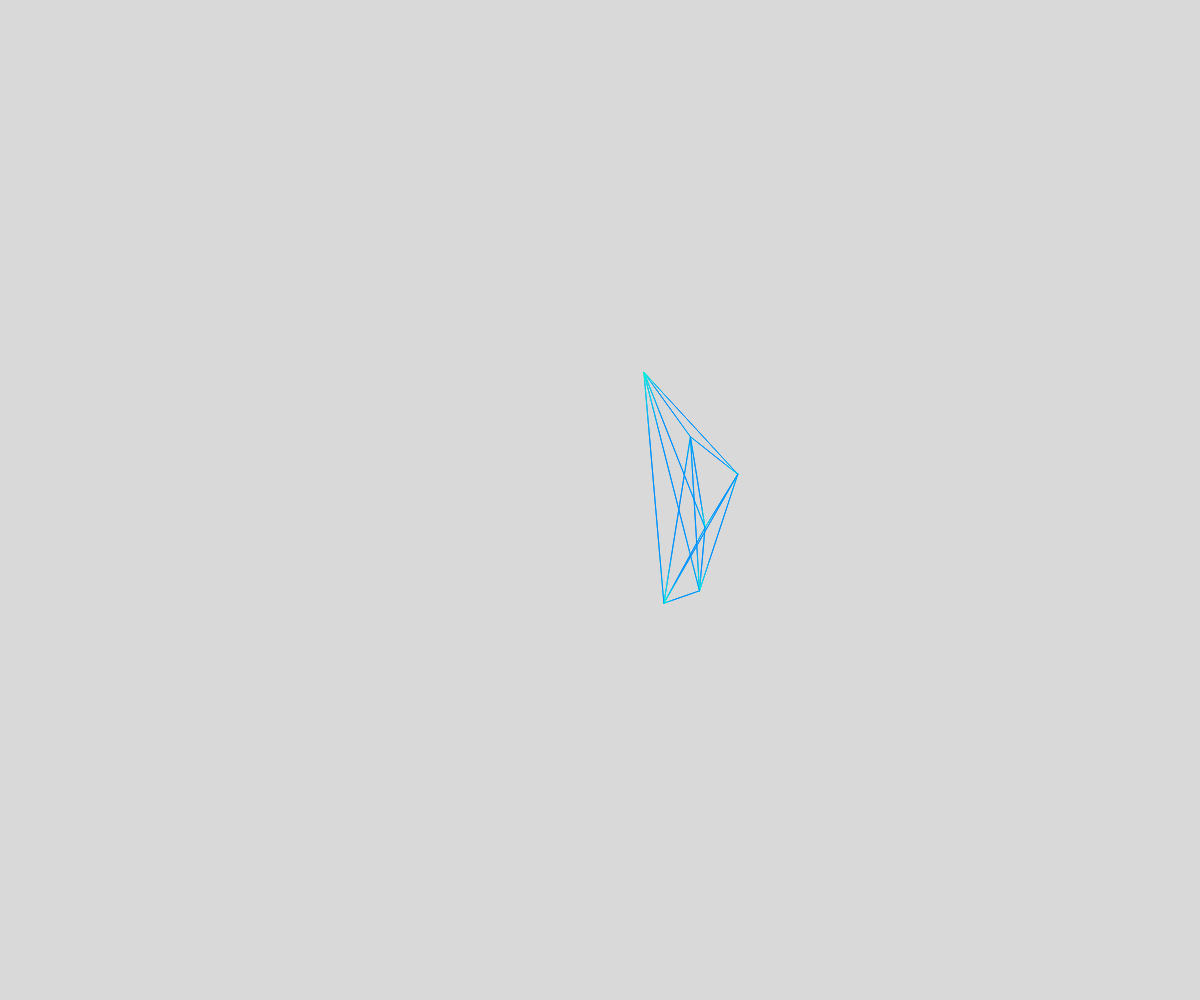
Frame 1 (no input)
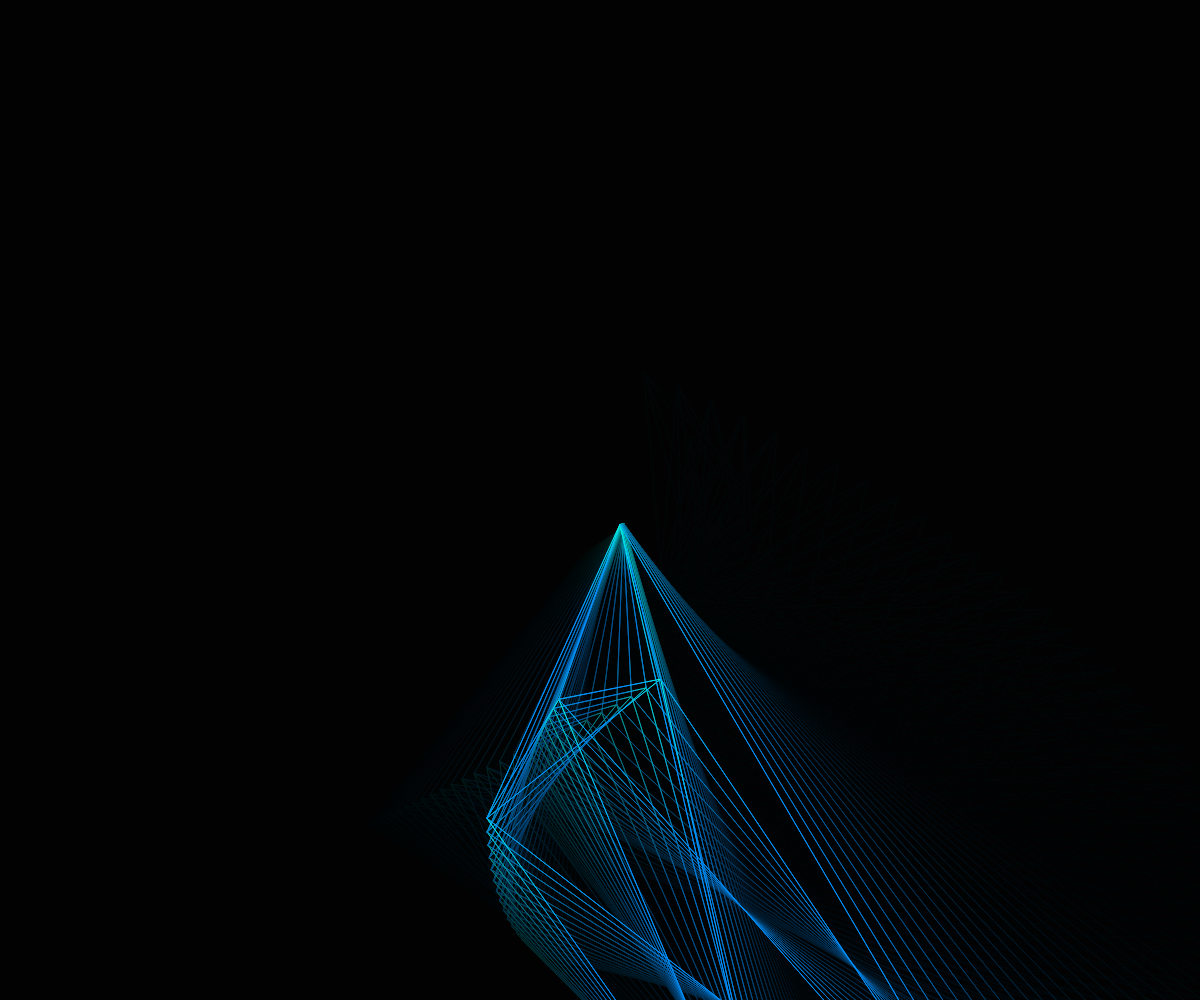
Frame 60 (no input)
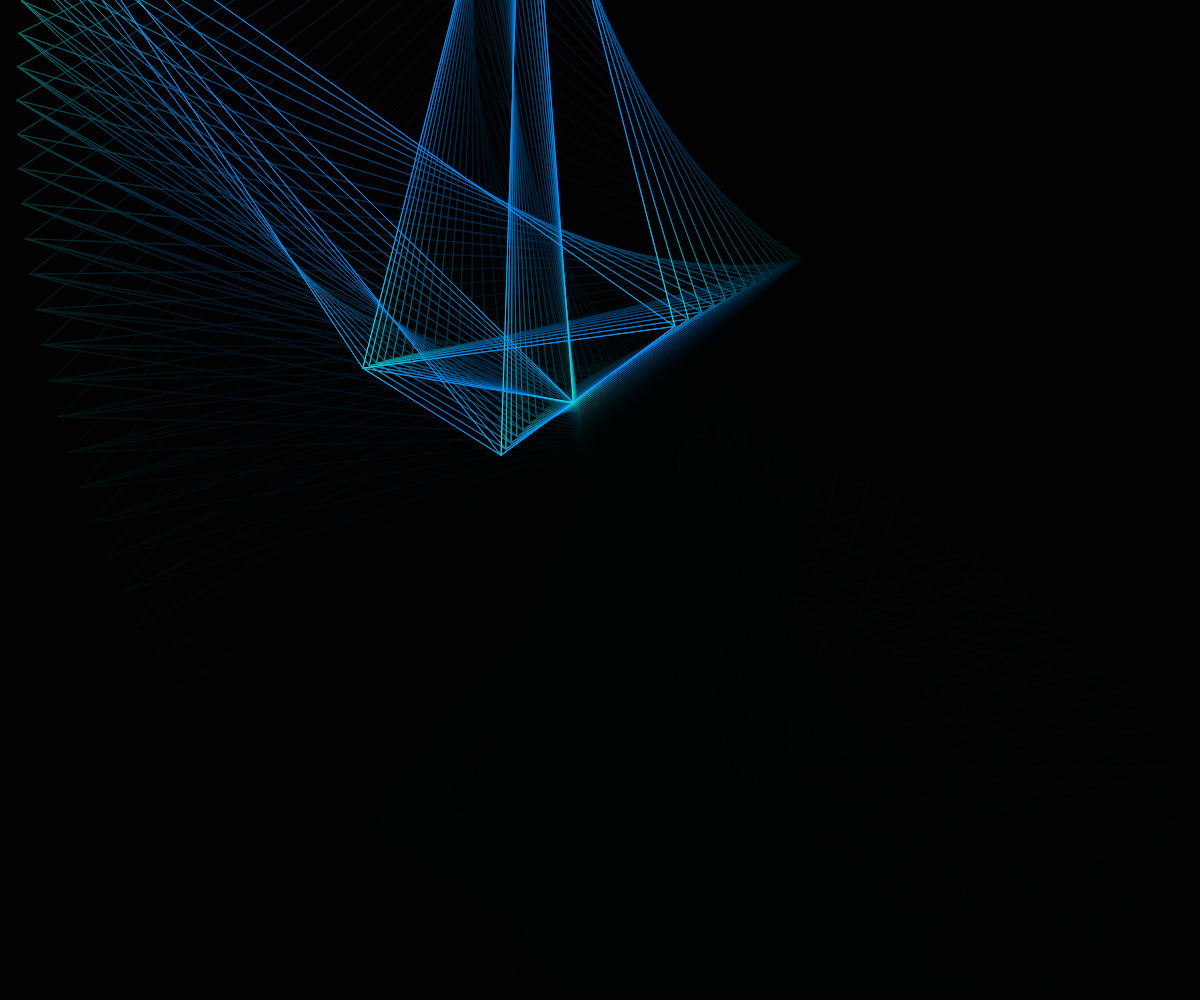
Frame 120 (the mouse pressed at the canvas centre since frame 60)

The p5.js sketch that drew these frames (run headless with seeded random() and noise() and a simulated clock; from frame 60 on, the mouse is pressed at the canvas centre):

// p5.js sketch
// ── sketch.js
const NUMMOVERS = 6;

let movers = [];
let sun;

function setup() {
    createCanvas(windowWidth, windowHeight);
    canvasSettings();
    sun = new Mover(x = 0, y = 0, vx = 0, vy = 0, m = 500);
    createMovers();
}

const createMovers = () => {
    for (let i = 0; i < NUMMOVERS; i++) {
        let pos = p5.Vector.random2D();
        let vel = pos.copy();
        vel.setMag(random(5, 50));
        pos.setMag(random(100, 150));
        vel.rotate(PI / 2);
        let m = random(100, 150);
        movers[i] = new Mover(pos.x, pos.y, vel.x, vel.y, m);
    }
}

const canvasSettings = () => {
    frameRate(60);
    colorMode(HSB);
    pixelDensity(1);
    rectMode(CENTER);
}

function drawGradAt(x, y, endx, endy) {
    let grad = drawingContext.createLinearGradient(
        x, y, endx, endy
    );
    grad.addColorStop(0, color(170, 100, 100, 100));
    grad.addColorStop(0.3, color(206, 100, 100, 100));

    drawingContext.strokeStyle = grad;
}

function draw() {
    background(0, 0.15);
    translate(width / 2, height / 2);
    beginShape();
    for (const mover of movers) {
        sun.attract(mover);
        for (const other of movers) {
            if (mover !== other) {
                mover.attract(other);
            }
            drawGradAt(mover.pos.x, mover.pos.y,
                other.pos.x, other.pos.y);
            line(mover.pos.x, mover.pos.y,
                other.pos.x, other.pos.y);

        }
    }
    endShape();
    push();
    for (let mover of movers) {
        mover.update();
        // mover.show();
    }
    pop();
}
// ── mover.js
class Mover {
    constructor(x, y, vx, vy, m) {
        this.pos = createVector(x, y);
        this.vel = createVector(vx, vy);
        this.acc = createVector(0, 0);
        this.mass = m;
        this.r = sqrt(this.mass) * 2;
    }

    applyForce(force) {
        let f = p5.Vector.div(force, this.mass);
        this.acc.add(f);
    }

    attract(other) {
        let force = p5.Vector.sub(this.pos, other.pos);
        let distanceSq = constrain(force.magSq(), 100, 1000);
        let G = 1;
        let strength = (G * (this.mass * other.mass)) / distanceSq;
        force.setMag(strength);
        other.applyForce(force);
    }

    update() {
        this.vel.add(this.acc);
        this.pos.add(this.vel);
        this.acc.set(0, 0);
    }

    show() {
        // stroke(255);
        // strokeWeight(2);
        fill(0);
        ellipse(this.pos.x, this.pos.y, this.r * 2);
    }
}

// ── style.css
body {
  display: flex;
  align-items: center;
  justify-content: center;
}

main {
  border: 3px solid black;
}
